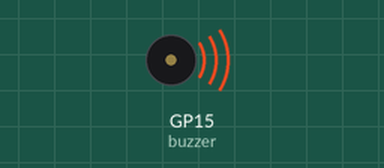
Recording of a program running on a simulated Raspberry Pi Pico running MicroPython. Shown: buzzer (waves = sounding). At 3.4 s the program stops and its outputs stay as they are.

Above: at 0.01 s.
At 3.4 s:
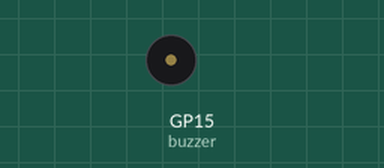
Timing chart, 0 to 4.9 s (numbered marks = the images above):
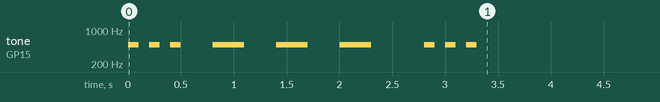

The program:

main.py
```python
"""
#blinking tle led wit cycle
from machine import Pin
led = Pin("LED", Pin.OUT)
import time
for szam in range(0,100,1):
    led.value(1)
    time.sleep(0.1)
    led.value(0)
    time.sleep(0.1)  # ne felecsd ki ezt a sort te fasz

"""

"""

from machine import Pin
led = Pin("LED", Pin.OUT)

led.toggle()   # ki be kacsolja a ledet ha futtatjuk a scriptünket

"""

"""
from machine import Pin, Timer
led = Pin("LED", Pin.OUT)
timer = Timer()

def blink(timer):
    led.toggle()

timer.init(freq=2.5, mode=Timer.PERIODIC, callback=blink)
"""

"""
#blinking tle led wit cycle
from machine import Pin
led = Pin(15, Pin.OUT)
import time
for szam in range(0,100,1):
    led.value(1)
    time.sleep(0.1)
    led.value(0)
    time.sleep(0.1)  # ne felecsd ki ezt a sort te fasz
"""
"""
#blinking tle led wit cycle
from machine import Pin

led = Pin(15, Pin.OUT)
button = Pin(14, Pin.IN, Pin.PULL_DOWN)

import time
while True:
    if button.value():
        led.value(1)
    else:
        led.value(0)
"""


"""
from machine import Pin, PWM
from time import sleep

pwm = PWM(Pin(15, Pin.OUT))

pwm.freq(1000)

while True:
    for duty in range(65025):
        pwm.duty_u16(duty)
        sleep(0.0001)
    for duty in range(65025, 0, -1):
        pwm.duty_u16(duty)
        sleep(0.0001)

"""

morze = "... --- ..."

from machine import Pin, PWM
from utime import sleep
buzzer = PWM(Pin(15))

buzzer.freq(500)

for elem in morze:
    if elem == ".":
        buzzer.duty_u16(65000)
        sleep(0.1)
        buzzer.duty_u16(0)
        sleep(0.1)

    elif elem == "-":
        buzzer.duty_u16(65000)
        sleep(0.3)
        buzzer.duty_u16(0)
        sleep(0.3)
    elif elem == " ":
        sleep(0.2)
```
